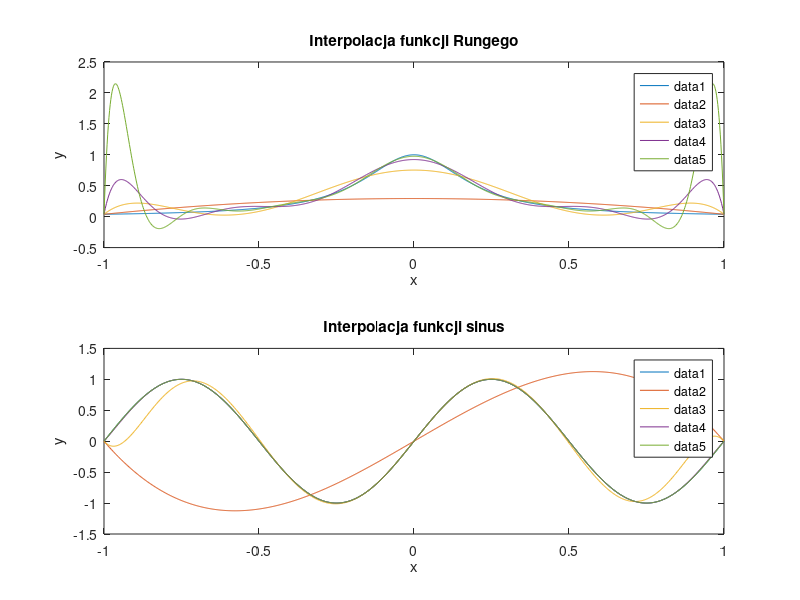

This figure's MATLAB source:
function [V, original_Runge, original_sine, interpolated_Runge, interpolated_sine] = zadanie1()
    % Rozmiar tablic komórkowych (cell arrays) V, interpolated_Runge, interpolated_sine: [1,4].
    % V{i} zawiera macierz Vandermonde wyznaczoną dla liczby węzłów interpolacji równej N(i)
    % original_Runge - wektor wierszowy zawierający wartości funkcji Runge dla wektora x_fine=linspace(-1, 1, 1000)
    % original_sine - wektor wierszowy zawierający wartości funkcji sinus dla wektora x_fine
    % interpolated_Runge{i} stanowi wierszowy wektor wartości funkcji interpolującej 
    %       wyznaczonej dla funkcji Runge (wielomian stopnia N(i)-1) w punktach x_fine
    % interpolated_sine{i} stanowi wierszowy wektor wartości funkcji interpolującej
    %       wyznaczonej dla funkcji sinus (wielomian stopnia N(i)-1) w punktach x_fine
    N = 4:4:16;
    x_fine = linspace(-1, 1, 1000);
    original_Runge = runge_function(x_fine);

    subplot(2,1,1);
    plot(x_fine, original_Runge);
    hold on;
    for i = 1:length(N)
        V{i} = vandermonde_matrix(N(i)); % macierz Vandermonde
        x_coarse = linspace(-1,1,N(i)); % węzły interpolacji
        y_coarse = runge_function(x_coarse); % wartości funkcji interpolowanej w węzłach interpolacji
        c_runge = polyfit(x_coarse, y_coarse, N(i)-1); % współczynniki wielomianu interpolującego
        interpolated_Runge{i} = polyval(c_runge, x_fine); % interpolacja
        plot(x_fine, interpolated_Runge{i}); % dodaj do wykresu rezultat interpolacji dla N(i) węzłów interpolacji
    end
    hold off;
    xlabel('x');
    ylabel('y');
    title('Interpolacja funkcji Rungego');
    legend('show');

    original_sine = sin(2 * pi * x_fine);
    subplot(2,1,2);
    plot(x_fine, original_sine);
    hold on;
    for i = 1:length(N)
        x_coarse = linspace(-1,1,N(i)); % węzły interpolacji
        y_coarse = sin(2 * pi * x_coarse); % wartości funkcji interpolowanej w węzłach interpolacji
        c_sine = polyfit(x_coarse, y_coarse, N(i)-1); % współczynniki wielomianu interpolującego
        interpolated_sine{i} = polyval(c_sine, x_fine); % interpolacja
        plot(x_fine, interpolated_sine{i}); % dodaj do wykresu rezultat interpolacji dla N(i) węzłów interpolacji
    end
    hold off;
    xlabel('x');
    ylabel('y');
    title('Interpolacja funkcji sinus');
    legend('show');
    
    %print -dpng zadanie1.png;
end

function V = vandermonde_matrix(N)
    % Generuje macierz Vandermonde dla N równomiernie rozmieszczonych w przedziale [-1, 1] węzłów interpolacji
    x_coarse = linspace(-1,1,N);
    V = zeros(N);
    for i = 1:N
        V(:,i) = x_coarse.^(i-1);
    end
end

function y = runge_function(x)
    y = 1 ./ (1 + 25 * x.^2);
end